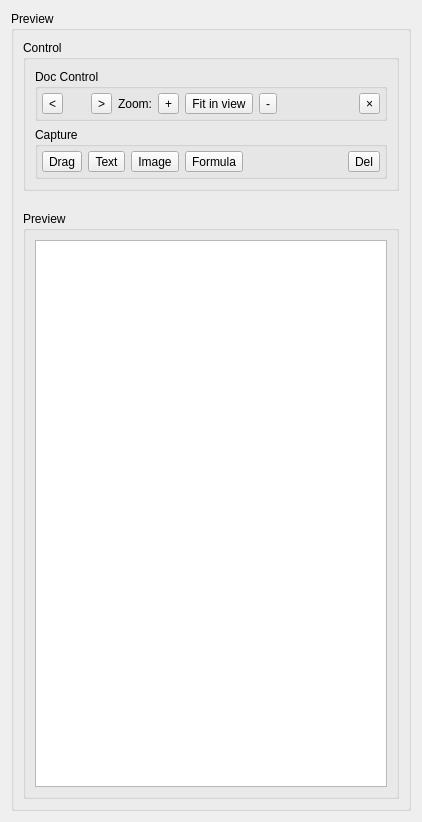
  <widget class="QWidget" name="centralwidget">
   <property name="layoutDirection">
    <enum>Qt::LeftToRight</enum>
   </property>
   <layout class="QGridLayout" name="gridLayout">
    <item row="0" column="0">
     <widget class="QGroupBox" name="previewContainer">
      <property name="sizePolicy">
       <sizepolicy hsizetype="Preferred" vsizetype="Preferred">
        <horstretch>0</horstretch>
        <verstretch>0</verstretch>
       </sizepolicy>
      </property>
      <property name="minimumSize">
       <size>
        <width>400</width>
        <height>800</height>
       </size>
      </property>
      <property name="title">
       <string>Preview</string>
      </property>
      <property name="checkable">
       <bool>false</bool>
      </property>
      <layout class="QGridLayout" name="gridLayout_2">
       <property name="spacing">
        <number>20</number>
       </property>
       <item row="2" column="0">
        <widget class="QGroupBox" name="previewImageContainer">
         <property name="sizePolicy">
          <sizepolicy hsizetype="Preferred" vsizetype="Preferred">
           <horstretch>0</horstretch>
           <verstretch>0</verstretch>
          </sizepolicy>
         </property>
         <property name="title">
          <string>Preview</string>
         </property>
         <layout class="QGridLayout" name="gridLayout_7">
          <item row="1" column="0">
           <widget class="QGraphicsView" name="previewImage">
            <property name="sizePolicy">
             <sizepolicy hsizetype="Expanding" vsizetype="Expanding">
              <horstretch>2</horstretch>
              <verstretch>2</verstretch>
             </sizepolicy>
            </property>
            <property name="mouseTracking">
             <bool>true</bool>
            </property>
           </widget>
          </item>
         </layout>
        </widget>
       </item>
       <item row="0" column="0">
        <widget class="QGroupBox" name="previewControlContainer">
         <property name="sizePolicy">
          <sizepolicy hsizetype="Preferred" vsizetype="Minimum">
           <horstretch>0</horstretch>
           <verstretch>0</verstretch>
          </sizepolicy>
         </property>
         <property name="title">
          <string>Control</string>
         </property>
         <property name="flat">
          <bool>false</bool>
         </property>
         <layout class="QGridLayout" name="gridLayout_21">
          <item row="2" column="0">
           <widget class="QGroupBox" name="groupBox_4">
            <property name="sizePolicy">
             <sizepolicy hsizetype="Preferred" vsizetype="Minimum">
              <horstretch>0</horstretch>
              <verstretch>0</verstretch>
             </sizepolicy>
            </property>
            <property name="title">
             <string>Capture</string>
            </property>
            <layout class="QHBoxLayout" name="horizontalLayout_7">
             <property name="leftMargin">
              <number>4</number>
             </property>
             <property name="topMargin">
              <number>4</number>
             </property>
             <property name="rightMargin">
              <number>4</number>
             </property>
             <property name="bottomMargin">
              <number>4</number>
             </property>
             <item>
              <widget class="QToolButton" name="toolButton_7">
               <property name="text">
                <string>Drag</string>
               </property>
               <property name="checkable">
                <bool>true</bool>
               </property>
              </widget>
             </item>
             <item>
              <widget class="QToolButton" name="toolButton_6">
               <property name="text">
                <string>Text</string>
               </property>
               <property name="checkable">
                <bool>true</bool>
               </property>
              </widget>
             </item>
             <item>
              <widget class="QToolButton" name="toolButton_4">
               <property name="text">
                <string>Image</string>
               </property>
               <property name="checkable">
                <bool>true</bool>
               </property>
               <property name="arrowType">
                <enum>Qt::NoArrow</enum>
               </property>
              </widget>
             </item>
             <item>
              <widget class="QToolButton" name="toolButton_8">
               <property name="text">
                <string>Formula</string>
               </property>
               <property name="checkable">
                <bool>true</bool>
               </property>
              </widget>
             </item>
             <item>
              <spacer name="horizontalSpacer_6">
               <property name="orientation">
                <enum>Qt::Horizontal</enum>
               </property>
               <property name="sizeHint" stdset="0">
                <size>
                 <width>40</width>
                 <height>20</height>
                </size>
               </property>
              </spacer>
             </item>
             <item>
              <widget class="QToolButton" name="toolButton_5">
               <property name="text">
                <string>Del</string>
               </property>
               <property name="autoRaise">
                <bool>false</bool>
               </property>
              </widget>
             </item>
            </layout>
            <zorder>horizontalSpacer_6</zorder>
            <zorder>toolButton_5</zorder>
            <zorder>toolButton_6</zorder>
            <zorder>toolButton_4</zorder>
            <zorder>toolButton_8</zorder>
            <zorder>toolButton_7</zorder>
           </widget>
          </item>
          <item row="1" column="0">
           <widget class="QGroupBox" name="horizontalGroupBox_2">
            <property name="sizePolicy">
             <sizepolicy hsizetype="Preferred" vsizetype="Minimum">
              <horstretch>0</horstretch>
              <verstretch>0</verstretch>
             </sizepolicy>
            </property>
            <property name="title">
             <string>Doc Control</string>
            </property>
            <layout class="QHBoxLayout" name="horizontalLayout_4">
             <property name="leftMargin">
              <number>4</number>
             </property>
             <property name="topMargin">
              <number>4</number>
             </property>
             <property name="rightMargin">
              <number>4</number>
             </property>
             <property name="bottomMargin">
              <number>4</number>
             </property>
             <item>
              <widget class="QToolButton" name="previewPrevButton">
               <property name="text">
                <string>&lt;</string>
               </property>
               <property name="arrowType">
                <enum>Qt::NoArrow</enum>
               </property>
              </widget>
             </item>
             <item>
              <widget class="QLabel" name="previewPageMeter">
               <property name="minimumSize">
                <size>
                 <width>16</width>
                 <height>0</height>
                </size>
               </property>
               <property name="text">
                <string/>
               </property>
               <property name="alignment">
                <set>Qt::AlignCenter</set>
               </property>
              </widget>
             </item>
             <item>
              <widget class="QToolButton" name="previewNextButton">
               <property name="text">
                <string>&gt;</string>
               </property>
               <property name="arrowType">
                <enum>Qt::NoArrow</enum>
               </property>
              </widget>
             </item>
             <item>
              <widget class="QLabel" name="label_11">
               <property name="text">
                <string>Zoom:</string>
               </property>
              </widget>
             </item>
             <item>
              <widget class="QToolButton" name="zoomInButton">
               <property name="text">
                <string>+</string>
               </property>
              </widget>
             </item>
             <item>
              <widget class="QToolButton" name="zoomFitButton">
               <property name="text">
                <string>Fit in view</string>
               </property>
               <property name="checkable">
                <bool>true</bool>
               </property>
              </widget>
             </item>
             <item>
              <widget class="QToolButton" name="zoomOutButton">
               <property name="text">
                <string>-</string>
               </property>
              </widget>
             </item>
             <item>
              <spacer name="horizontalSpacer_2">
               <property name="orientation">
                <enum>Qt::Horizontal</enum>
               </property>
               <property name="sizeHint" stdset="0">
                <size>
                 <width>40</width>
                 <height>20</height>
                </size>
               </property>
              </spacer>
             </item>
             <item>
              <widget class="QToolButton" name="docCloseButton">
               <property name="text">
                <string>×</string>
               </property>
              </widget>
             </item>
            </layout>
           </widget>
          </item>
         </layout>
        </widget>
       </item>
      </layout>
     </widget>
    </item>
   </layout>
  </widget>
